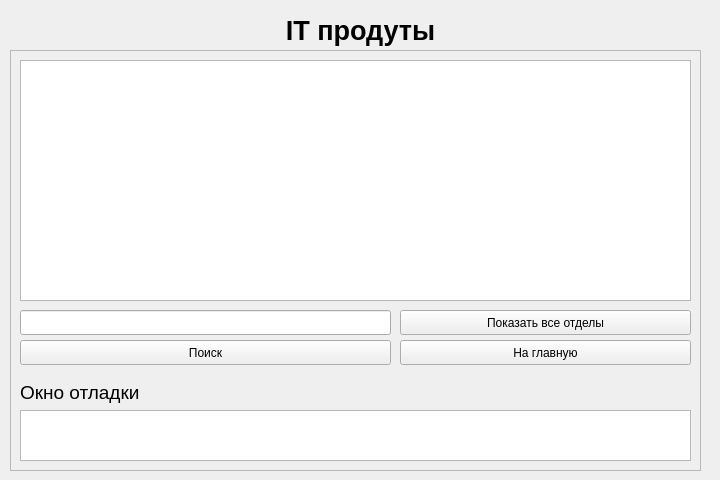
<?xml version="1.0" encoding="UTF-8"?>
<ui version="4.0">
 <class>productu</class>
 <widget class="QWidget" name="productu">
  <property name="geometry">
   <rect>
    <x>0</x>
    <y>0</y>
    <width>720</width>
    <height>480</height>
   </rect>
  </property>
  <property name="windowTitle">
   <string>Form</string>
  </property>
  <widget class="QFrame" name="frame">
   <property name="geometry">
    <rect>
     <x>10</x>
     <y>50</y>
     <width>691</width>
     <height>421</height>
    </rect>
   </property>
   <property name="frameShape">
    <enum>QFrame::StyledPanel</enum>
   </property>
   <property name="frameShadow">
    <enum>QFrame::Raised</enum>
   </property>
   <widget class="QTableWidget" name="twProductU">
    <property name="geometry">
     <rect>
      <x>10</x>
      <y>10</y>
      <width>671</width>
      <height>241</height>
     </rect>
    </property>
   </widget>
   <widget class="QTextEdit" name="teProductU">
    <property name="geometry">
     <rect>
      <x>10</x>
      <y>360</y>
      <width>671</width>
      <height>51</height>
     </rect>
    </property>
   </widget>
   <widget class="QLineEdit" name="leProductNameSearch">
    <property name="geometry">
     <rect>
      <x>10</x>
      <y>260</y>
      <width>371</width>
      <height>25</height>
     </rect>
    </property>
    <property name="inputMask">
     <string extracomment="Введите ФИО Ученика для поиска"/>
    </property>
   </widget>
   <widget class="QPushButton" name="btnSearch">
    <property name="geometry">
     <rect>
      <x>10</x>
      <y>290</y>
      <width>371</width>
      <height>25</height>
     </rect>
    </property>
    <property name="text">
     <string>Поиск</string>
    </property>
   </widget>
   <widget class="QPushButton" name="btnBack">
    <property name="geometry">
     <rect>
      <x>390</x>
      <y>290</y>
      <width>291</width>
      <height>25</height>
     </rect>
    </property>
    <property name="text">
     <string>На главную</string>
    </property>
   </widget>
   <widget class="QLabel" name="label_2">
    <property name="geometry">
     <rect>
      <x>10</x>
      <y>330</y>
      <width>291</width>
      <height>25</height>
     </rect>
    </property>
    <property name="font">
     <font>
      <pointsize>14</pointsize>
     </font>
    </property>
    <property name="text">
     <string>Окно отладки</string>
    </property>
   </widget>
   <widget class="QPushButton" name="btnSelectAll">
    <property name="geometry">
     <rect>
      <x>390</x>
      <y>260</y>
      <width>291</width>
      <height>25</height>
     </rect>
    </property>
    <property name="text">
     <string>Показать все отделы</string>
    </property>
   </widget>
  </widget>
  <widget class="QLabel" name="label_5">
   <property name="geometry">
    <rect>
     <x>10</x>
     <y>10</y>
     <width>701</width>
     <height>41</height>
    </rect>
   </property>
   <property name="font">
    <font>
     <pointsize>20</pointsize>
     <weight>75</weight>
     <bold>true</bold>
    </font>
   </property>
   <property name="layoutDirection">
    <enum>Qt::LeftToRight</enum>
   </property>
   <property name="text">
    <string>IT продуты</string>
   </property>
   <property name="alignment">
    <set>Qt::AlignCenter</set>
   </property>
  </widget>
 </widget>
 <resources/>
 <connections/>
</ui>
